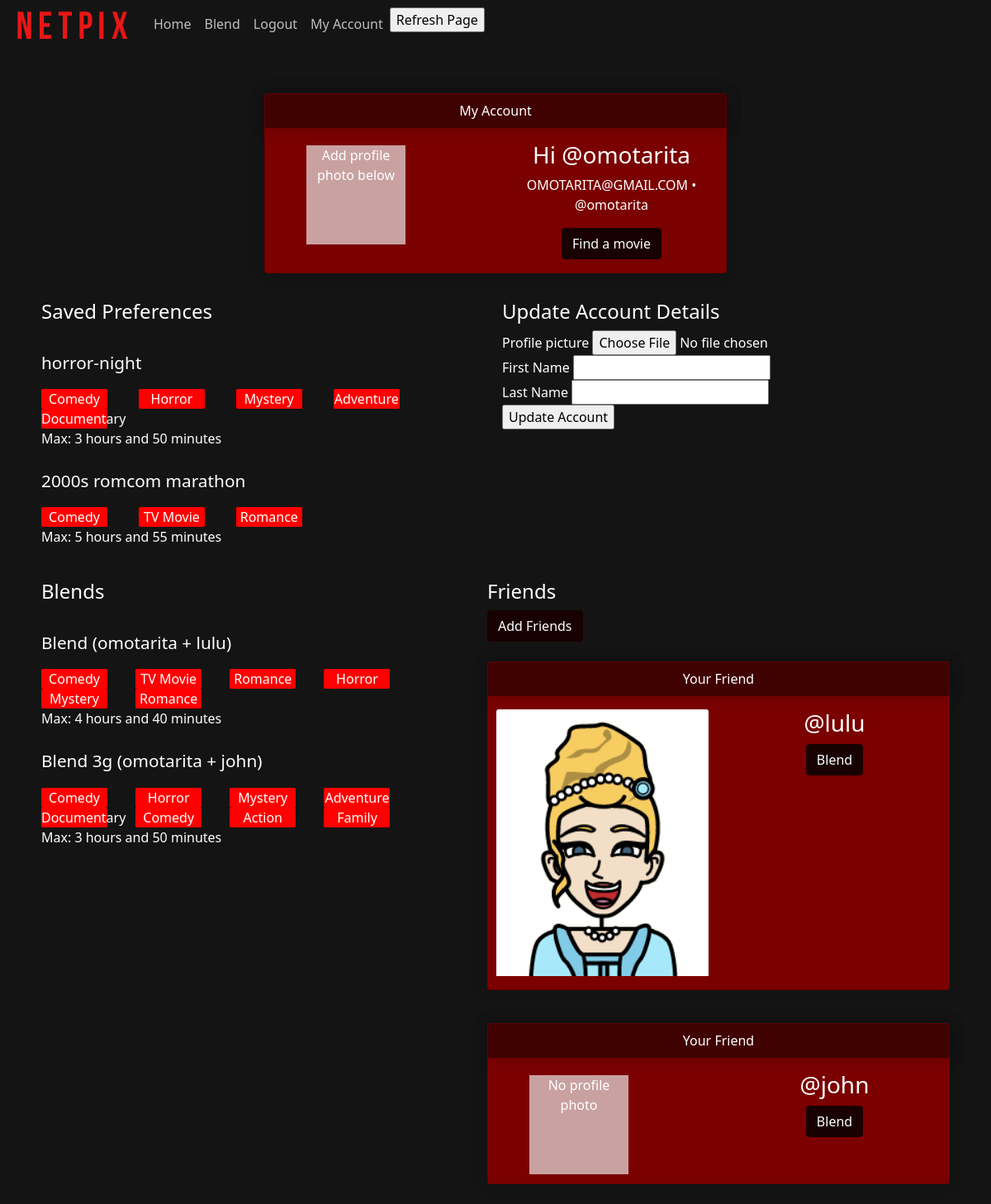
The app's page /auth/users/account (signed in) with its own data.
### netpix_app/models.py (models this page shows, shortened)
class User(UserMixin, db.Model):
    __tablename__ = "user"
    id = db.Column(db.Integer, primary_key=True)
    username = db.Column(db.Text, unique=True, nullable=False)
    email = db.Column(db.Text, unique=True, nullable=False)
    password = db.Column(db.Text, nullable=False)
    account = db.relationship("Account", uselist=False, back_populates="user")
    saved_preferences = db.relationship("Saved_Preferences", uselist=False, back_populates="user")
    blend = db.relationship("Blend", back_populates="user")

class Account(db.Model):
    __tablename__ = "account"
    id = db.Column(db.Integer, primary_key=True)
    username = db.Column(db.Text, unique=True, nullable=False)
    email = db.Column(db.Text, unique=True, nullable=False)
    photo = db.Column(db.Text, unique=True, nullable=True)
    first_name = db.Column(db.Text, nullable=True)
    last_name = db.Column(db.Text, nullable=True)
    user_id = db.Column(db.Integer, db.ForeignKey('user.id'), nullable=False)
    user = db.relationship("User", back_populates="account")
    friendship = db.relationship("Friendship", uselist=False, back_populates="account")

class Saved_Preferences(db.Model):
    __tablename__ = "saved_preferences"
    id = db.Column(db.Integer, primary_key=True)
    tag = db.Column(db.Text, nullable=False)
    time_pref = db.Column(db.Integer, nullable=False)
    genre_prefs = db.Column(db.Text, nullable=False)
    user_id = db.Column(db.Integer, db.ForeignKey('user.id'), nullable=False)
    user = db.relationship("User", back_populates="saved_preferences")

class Blend(db.Model):
    __tablename__ = "blend_"
    id = db.Column(db.Integer, primary_key=True)
    tag = db.Column(db.Text, nullable=False)
    time_pref = db.Column(db.Integer, nullable=False)
    genre_prefs = db.Column(db.Text, nullable=False)
    primary_user = db.Column(db.Text, nullable=False)
    secondary_user = db.Column(db.Text, nullable=False)
    primary_user_id = db.Column(db.Integer, db.ForeignKey('user.id'), nullable=False)
    secondary_user_id = db.Column(db.Integer, nullable=False)
    user = db.relationship("User", back_populates="blend")

class Friendship(db.Model):
    __tablename__ = "friends"
    id = db.Column(db.Integer, primary_key=True)
    user = db.Column(db.Text, nullable=False)
    users_friend = db.Column(db.Text, nullable=False)
    friend_id = db.Column(db.Integer, nullable=False)
    user_id = db.Column(db.Integer, db.ForeignKey('account.user_id'), nullable=False)
    account = db.relationship("Account", back_populates="friendship")

### netpix_app/auth/routes.py (the view, shortened to what this page needs)
@auth_bp.route('/users/account', methods=['GET', 'POST'])
@auth_bp.route('/users/account/<username>', methods=['GET', 'POST'])
@login_required
def view_account(username=None):
    form = UpdateAccountForm()
    username = current_user.username
    account = Account.query.filter_by(username=username).first()
    email = account.email
    template_context = dict(username=username, email=email, first_name=None, last_name=None, photo_url=None, saved_prefs=None, friends=None, my_blends=None)
    if account.first_name != None:
        first_name = account.first_name
        template_context['first_name'] = first_name
    if account.last_name != None:
        last_name = account.last_name
        template_context['last_name'] = last_name
    if account.photo != None:
        photo_url = 'assets/images/' + account.photo
        template_context['photo_url'] = photo_url
    users_saved = Saved_Preferences.query.filter_by(user_id=current_user.id).all()
    saved_prefs = []
    if users_saved != None:
        i = 0
        while i<len(users_saved):
            user_id = users_saved[i].user_id
            saved_info = dict(tag=gather_pref_info(users_saved, i)[0], time_pref=gather_pref_info(users_saved, i)[1], genre_prefs=gather_pref_info(users_saved, i)[2], user_id=user_id)
            saved_prefs.append(saved_info)
            i = i+1
    users_blends = Blend.query.filter(or_(Blend.primary_user_id==current_user.id, Blend.secondary_user_id==current_user.id)).all()
    my_blends = []
    if users_blends != None:
        i = 0
        while i<len(users_blends):
            blend_info = dict(tag=gather_pref_info(users_blends, i)[0], time_pref=gather_pref_info(users_blends, i)[1], genre_prefs=gather_pref_info(users_blends, i)[2])
            my_blends.append(blend_info)
            i = i+1
    template_context['my_blends'] = my_blends
    template_context['saved_prefs'] = saved_prefs
    template_context['friends'] = list_friends()
    return render_template('view_account.html', form=form, **template_context)

### netpix_app/auth/forms.py
class UpdateAccountForm(FlaskForm):
    first_name = StringField('First Name')
    last_name = StringField('Last Name')
    photo = FileField('Profile picture', validators=[FileAllowed(photos, 'Images only!')])
    '''
    def request_friend(self, username, new_friend):
        #if friend exists (their username is in database) and is not friends with self
        pass
    '''

### netpix_app/auth/routes.py (called while the page is built)
@login_manager.user_loader
def load_user(user_id):
    if user_id is not None:
        return User.query.get(user_id)
    return None

def gather_pref_info(users_blends, i):
    tag = users_blends[i].tag
    time_pref = users_blends[i].time_pref
    time = process_time(time_pref)
    genre_prefs = users_blends[i].genre_prefs
    genre_prefs = genre_prefs.split("+")
    return tag, time, genre_prefs

def process_time(time_pref):
    hours = time_pref//60
    minutes= time_pref - (hours*60)
    if hours == 0:
        if minutes == 1:
            time = f"Max: {minutes} minute"
        else:
            time = f"Max: {minutes} minutes"
    elif hours == 1:
        if minutes ==1:
            time = f"Max: {hours} hour and {minutes} minute"
        else:
            time = f"Max: {hours} hour and {minutes} minutes"
    else:
        if minutes == 1:
            time = f"Max: {hours} hours and {minutes} minute"
        else:
            time = f"Max: {hours} hours and {minutes} minutes"
    return time

### netpix_app/templates/view_account.html (shortened to what this page needs)
<link rel="stylesheet" href="{{ url_for('static', filename='assets/css/custom.css') }}">
{% extends 'layout.html' %}
{% set title = 'My Account' %}
{% block content %}
<div class="d-flex justify-content-center">
    <div class="card text-center" style="width: 35rem;">
        <div class="card-header" style="width: 100%;">
          My Account
        </div>
        <div class="card-body">
            <div class="row">
                <div class="col-sm-6">
                    {% if photo_url != None %}
                            <img class="card-img-top" src="{{ url_for('static', filename=photo_url) }}" position="absolute" alt="User profile photo">
                    {% else %}
                            <div style="width: 120; height:120; background-color: rgb(201, 161, 161); position: relative; top: 5px; left: 40px; text-align: center;">Add profile photo below</div>
                    {% endif %}
                </div>
                <div class="col-sm-6">
                    {% if first_name != None %}
                        <h3 class="card-title">Hi {{ first_name }}</h3>
                    {% else %}
                        <h3 class="card-title">Hi @{{ username }}</h3>
                    {% endif %}
                    {% if (first_name != None) and (last_name != None) %}
                        <p class="card-text">@{{ username }} • {{ first_name }} {{ last_name }} • {{ email }}</p>
                    {% else %}
                        <p class="card-text">{{ email }} • @{{ username }}</p>
                    {% endif %}
                <a href="{{ url_for('index') }}" class="btn btn-primary">Find a movie</a>
                </div>
          </div>
        </div>
    </div>
</div>
<div class="d-flex justify-content-between">
    <div class="p-2" style="width: 50%">
        <h4>Saved Preferences</h4>
        {% if saved_prefs == [] %}
            <div>
                <h6>You don't have any saved preferences</h6>
            </div>
        {% else %}
            {% for saved_info in saved_prefs %}
                <div class="center">
                    <div class="row">
                        <div class="col-sm-10">
                            <p class="tag-name" style="font-size:1.3rem">{{ saved_info['tag'] }}</p>
                        </div>
                        <div class="col-sm-10">
                            <div class="flex-container">
                                <div class="row">
                                    {% for i in saved_info['genre_prefs'] %}
                                        <div class="col-sm-3">
                                            <div class="center" style="width:80px; background-color: red; text-align: center; border-radius:5%">{{ i }}</div>
                                        </div>
                                    {% endfor %}
                                </div>
                                <div class="row">
                                    <div>{{ saved_info['time_pref'] }}</div>
                                </div>
                            </div>
                        </div>
                    </div>
                </div>
            {% endfor %}
        {% endif %}
    </div>
    <div class="p-2" style="width: 50%">
        <h4>Update Account Details</h4>
        <form method="POST" action="{{ url_for('auth.view_account') }}" enctype="multipart/form-data">
            {{ form.photo.label }} {{ form.photo() }} <br>
            {{ form.first_name.label }} {{ form.first_name() }} <br>
            {{ form.last_name.label }} {{ form.last_name() }} <br>
            <input type="submit" value="Update Account">
        </form>
    </div>
</div>
<div class="d-flex justify-content-between">
    <div class="p-2">
        <h4>Blends</h4>
        {% if my_blends == [] %}
            <div>
                <h6>You don't have any blends</h6>
            </div>
        {% else %}
            {% for blend_info in my_blends %}
                <div class="center">
                    <div class="row">
                        <div class="col-sm-10">
                            <p class="tag-name" style="font-size:1.3rem">{{ blend_info['tag'] }}</p>
                        </div>
                        <div class="col-sm-10">
                            <div class="flex-container">
                                <div class="row">
                                    {% for i in blend_info['genre_prefs'] %}
                                        <div class="col-sm-3">
                                            <div class="center" style="width:80px; background-color: red; text-align: center; border-radius:5%">{{ i }}</div>
                                        </div>
                                    {% endfor %}
                                </div>
                                <div class="row">
                                    <div>{{ blend_info['time_pref'] }}</div>
                                </div>
                            </div>
                        </div>
                    </div>
                </div>
            {% endfor %}
        {% endif %}
    </div>
    <div class="p-2">
        <h4>Friends</h4>
        <a href="{{ url_for('auth.find_friends') }}" class="btn btn-primary">Add Friends</a>
        {% if friends == [] %}
            <div>
                <h6>No friends :(</h6>
            </div>
        {% else %}
            {% for friend_info in friends %}
                <form method="POST" action="{{ url_for('auth.blend_friend') }}">
                    <div class="d-flex justify-content-center" style="flex: 25em">
                        <div class="card text-center" style="width: 35rem;">
                            <div class="card-header" style="width: 100%;">
                            Your Friend
                            </div>
                            <div class="card-body">
                                <div class="row">
                                    <div class="col-sm-6">
                                        {% if friend_info['friends_photo'] != None %}
                                            <img class="card-img-top" src="{{ url_for('static', filename=friend_info['friends_photo']) }}" position="absolute" alt="User profile photo">
                                        {% else %}
                                            <div style="width: 120; height:120; background-color: rgb(201, 161, 161); position: relative; top: 5px; left: 40px; text-align: center;">No profile photo</div>
                                        {% endif %}
                                    </div>
                                    <div class="col-sm-6">
                                        <h3 class="card-title">@{{ friend_info['friends_username'] }}</h3>
                                        <input class="btn btn-primary" name="submit_button" type="submit" value="Blend">
                                    </div>
                                </div>
                            </div>
                        </div>
                    </div>
                </form>
            {% endfor %}
        {% endif %}
    </div>
</div>
{% endblock %}

### netpix_app/static/assets/css/custom.css (style rules this page uses)
.card { box-shadow: 0 0px 20px 0 rgba(0,0,0,0.2); background-color: rgb(123, 0, 0); transition: 0.3s; }
.card-header { padding-left: 0px; padding-right: 0px; box-shadow: 0 0px 20px 0 rgba(0,0,0,0.2); background-color: rgb(64, 1, 1); transition: 0.3s; }
.btn-primary { background-color: rgb(25, 1, 1); border-color: rgb(25, 1, 1); transition: 0.3s; }
.card-body { padding-left: 10px; padding-right: 10px; }
body { background-color: rgb(33, 35, 36); color: #FFFFFF }

### records on screen
User: username "omotarita"
Account: email "OMOTARITA@GMAIL.COM"
Saved_Preferences: tag "horror-night", i "Comedy" "Horror" "Mystery" "Adventure" "Documentary", time_pref "Max: 3 hours and 50 minutes"
Saved_Preferences: tag "2000s romcom marathon", i "Comedy" "TV Movie" "Romance", time_pref "Max: 5 hours and 55 minutes"
Blend: tag "Blend (omotarita + lulu)", i "Comedy" "TV Movie" "Romance" "Horror" "Mystery" "Romance", time_pref "Max: 4 hours and 40 minutes"
Blend: tag "Blend 3g (omotarita + john)", i "Comedy" "Horror" "Mystery" "Adventure" "Documentary" "Comedy" "Action" "Family", time_pref "Max: 3 hours and 50 minutes"
Friendship: friends_username "lulu"
Friendship: shows "No profile photo", friends_username "john"
